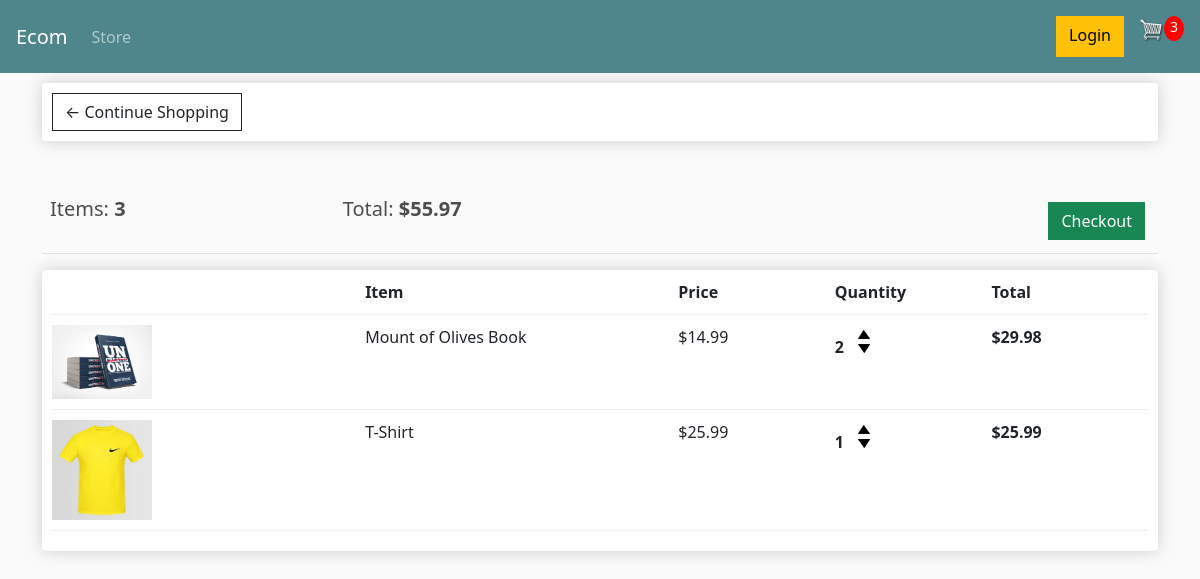
/cart/ (signed in), run on an earlier commit of the app's database.
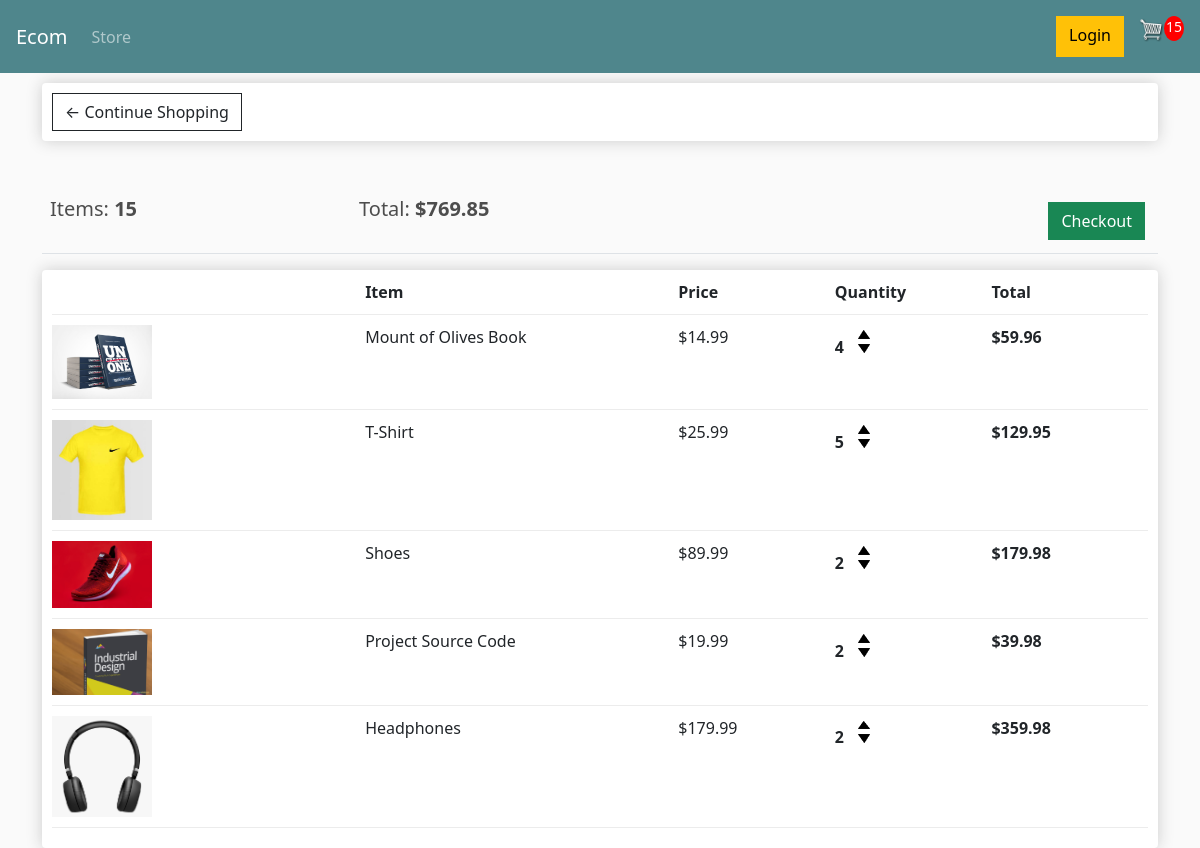
And on a later commit of the database.
### store/models.py (models this page shows, shortened)
class Order(models.Model):
    customer = models.ForeignKey(Customer, on_delete=models.SET_NULL, null=True, blank=True)
    date_ordered = models.DateTimeField(auto_now_add=True)
    complete=models.BooleanField(default=False)
    transaction_id=models.CharField(max_length=100,null=True)
    @property
    def get_cart_total(self):
        orderitems=self.orderitem_set.all()
        total= sum([item.get_total for item in orderitems])
        return total
    @property
    def get_cart_items(self):
        orderitems=self.orderitem_set.all()
        total=sum([item.quantity for item in orderitems])
        return total

class OrderItem(models.Model):
    product = models.ForeignKey(Product, on_delete=models.SET_NULL, null=True)
    order = models.ForeignKey(Order, on_delete=models.SET_NULL,null=True)
    quantity=models.IntegerField(default=0, null=True, blank=True)
    date_added=models.DateTimeField(auto_now_add=True)
    @property
    def get_total(self):
        total=self.product.price*self.quantity
        return total

class Product(models.Model):
    name = models.CharField(max_length=200)
    price = models.FloatField()
    digital=models.BooleanField(default=False,null=True,blank=True)
    image=models.ImageField(null=True, blank=True)
    @property
    def imageURL(self):
        try:
            url=self.image.url
        except:
            url=''
        return url

### store/views.py (the view)
# urls.py: path('cart/',views.cart,name="cart"),
def cart(request):
    if request.user.is_authenticated:
        customer=request.user.customer
        order, created = Order.objects.get_or_create(customer=customer, complete=False)
        items = order.orderitem_set.all()
        cartItems=order.get_cart_items
    else:
        items = []
        order = {'get_cart_total': 0, 'get_cart_items': 0}
        cartItems=order['get_cart_items']
    context={'items': items, 'order': order, 'cartItems':cartItems}
    return render(request, 'store/cart.html',context)

### store/templates/store/cart.html (shortened to what this page needs)
<!DOCTYPE html>
{% extends 'store/main.html' %}
{% load static %}
{% block content %}
<html lang="en">
<head>
</head>
<body>
    <div class="row">
        <div class="col-lg-12">
            <div class="box-element">
                <a class="btn btn-outline-dark" href="{% url 'store' %}">&#x2190; Continue Shopping</a>
            </div>
            <br>
            <br>
            <table class="table">
                <tr>
                    <th><h5>Items: <strong>{{ order.get_cart_items }}</strong></h5></th>
                    <th><h5>Total: <strong>${{order.get_cart_total}}</strong></h5></th>
                    <th>
                        <a style="float: right; margin: 5px;" class="btn btn-success" href="{% url 'checkout' %}">Checkout</a>
                    </th>
                </tr>
            </table>
            <div class="box-element">
                <div class="cart-row">
                    <div style="flex: 2;"></div>
                    <div style="flex: 2;"><strong>Item</strong></div>
                    <div style="flex: 1;"><strong>Price</strong></div>
                    <div style="flex: 1;"><strong>Quantity</strong></div>
                    <div style="flex: 1;"><strong>Total</strong></div>
                </div>
                {% for item in items %}
                <div class="cart-row">
                    <div style="flex: 2;"><img class='row-image' src="{{ item.product.imageURL }}" alt=""></div>
                    <div style="flex: 2;">{{item.product.name}}</div>
                    <div style="flex: 1;">${{item.product.price|floatformat:2}}</div>
                    <div style="flex: 1;">
                        <div class="quantity">{{ item.quantity }}</div>
                        <div class="quantity">
                            <img class="chg-quantity" src="{% static 'images/arrow-up.png' %}" alt="">
                            <img class="chg-quantity" src="{% static 'images/arrow-down.png' %}" alt="">
                        </div>
                    </div>
                    <div style="flex: 1;"><strong>${{item.get_total}}</strong></div>
                </div>
                {% endfor %}
            </div>
        </div>
    </div>
</body>
{% endblock content %}

What changed in the data, as far as the page shows it:
changed through a linked row, Order: get_cart_items "3" → "15"; get_cart_total "55.97" → "769.85"
changed OrderItem "Mount of Olives Book": quantity "2" → "4"; get_total "29.98" → "59.96"
changed OrderItem "T-Shirt": quantity "1" → "5"; get_total "25.99" → "129.95"
added OrderItem: product.imageURL (picture), product.name "Shoes", product.price "89.99", quantity "2", get_total "179.98"
added OrderItem: product.imageURL (picture), product.name "Project Source Code", product.price "19.99", quantity "2", get_total "39.98"
added OrderItem: product.imageURL (picture), product.name "Headphones", product.price "179.99", quantity "2", get_total "359.98"
Also different on the page:
{{ cartItems }}: "3" → "15"
